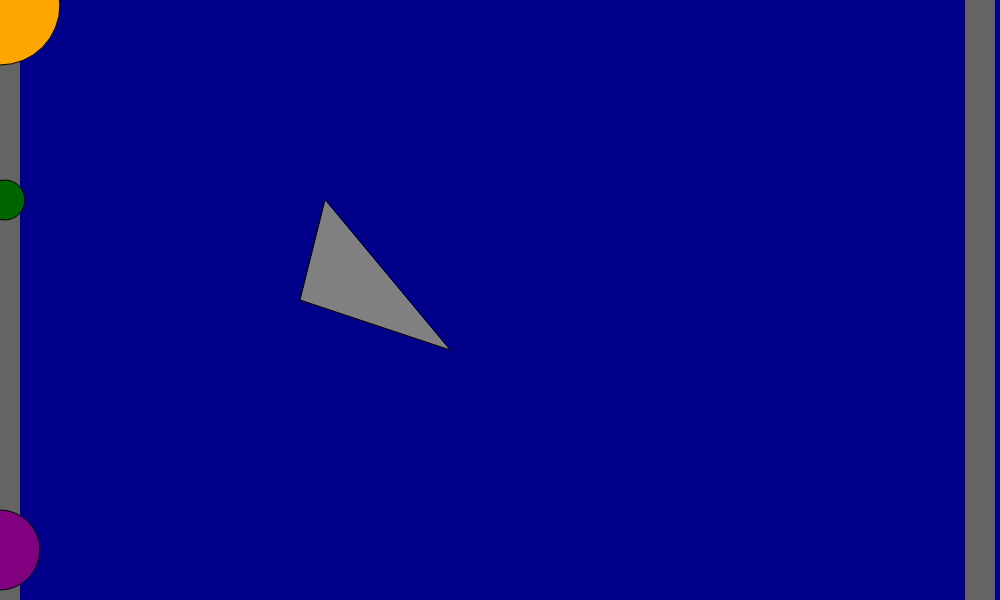
Frame 1 (no input)
Frame 60 (no input): identical to frame 1, image omitted
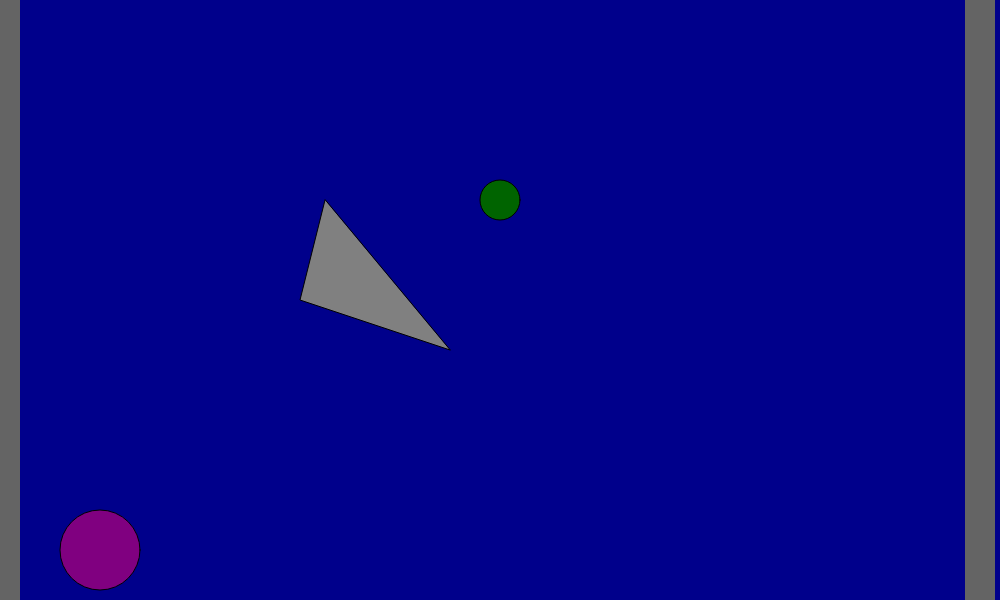
Frame 120 (the mouse pressed at the canvas centre since frame 60)

The p5.js sketch that drew these frames (run headless with seeded random() and noise() and a simulated clock; from frame 60 on, the mouse is pressed at the canvas centre):

// p5.js sketch
// ── sketch.js
function setup() {
// create a canvas to draw my portrait on
    createCanvas( 1000, 600 );

}


function draw() {
// set the background color
    background('darkblue');
    var pSize = 40; // orginal eSize
      var x1 = map(mouseX, 0, width, 0, 20);
      var y1 = 200;
      var x2 = sq(x1);
      var x3 = sq(x2);
      var leftU = 5;
      var rightU = 980;
      var xK = constrain(mouseX, leftU, rightU);
      var spaceship_x = width/3;
      var spaceship_y = height/3;

// Draw the edge of universe
  push();
      stroke(100);
      strokeWeight(30);
      line(leftU, 0, leftU, height);
      line(rightU, 0, rightU, height);
  pop();

// planetA
  push();
      fill('darkgreen');
      ellipse(xK, y1, pSize);
  pop();

// planetB
  push();
      fill('purple');
      ellipse(x2, y1 + 350, pSize*2);
  pop();

//planetC
  push();
      fill('orange');
      ellipse(x3 ,xK ,pSize*3);
  pop();

//space ship floating
  push();
  fill('gray');
  triangle(325, 200, 300, 300, 450, 350);
// update pos
  spaceship_x += random( -5, 5 );
  spaceship_y += random( -5, 5 );

  pop();
  }
